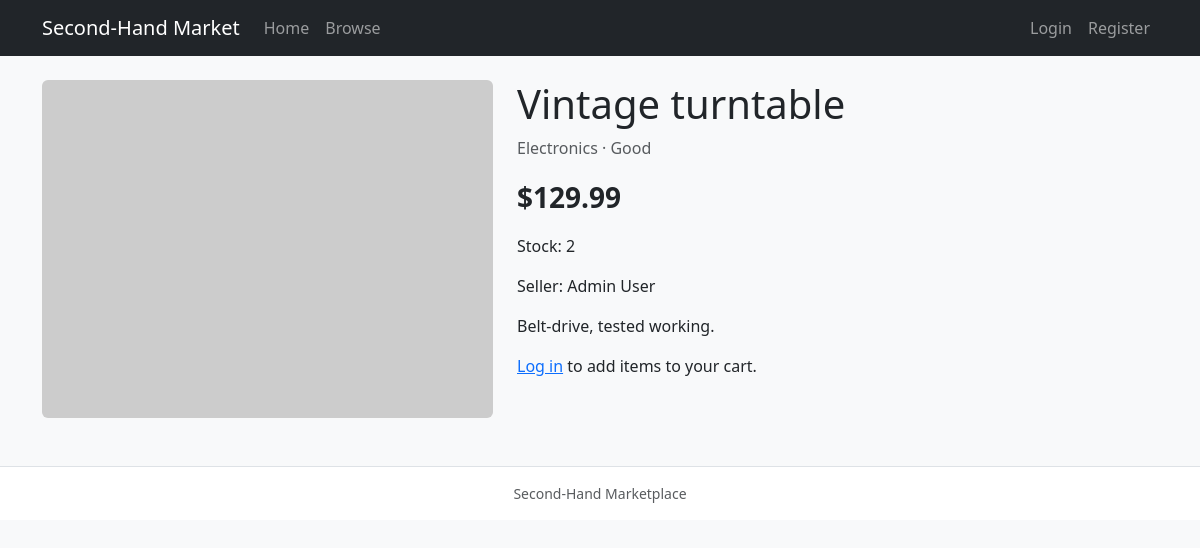
Screenshot of /product.php?id=1 with the database file from the repository.
### tables this page shows
CREATE TABLE products (
  id INT UNSIGNED AUTO_INCREMENT PRIMARY KEY,
  name VARCHAR(200) NOT NULL,
  description TEXT,
  price DECIMAL(10,2) NOT NULL,
  image_url VARCHAR(500) DEFAULT NULL,
  category VARCHAR(80) NOT NULL,
  `condition` VARCHAR(40) NOT NULL,
  stock INT UNSIGNED NOT NULL DEFAULT 0,
  seller_id INT UNSIGNED NOT NULL,
  created_at TIMESTAMP DEFAULT CURRENT_TIMESTAMP,
  CONSTRAINT fk_products_seller FOREIGN KEY (seller_id) REFERENCES users(id) ON DELETE CASCADE
);

CREATE TABLE users (
  id INT UNSIGNED AUTO_INCREMENT PRIMARY KEY,
  name VARCHAR(120) NOT NULL,
  email VARCHAR(255) NOT NULL UNIQUE,
  password_hash VARCHAR(255) NOT NULL,
  is_admin TINYINT(1) NOT NULL DEFAULT 0,
  created_at TIMESTAMP DEFAULT CURRENT_TIMESTAMP
);

### includes/product_image_upload.php (called while the page is built, shortened)
<?php
function product_image_url(?string $url): string
{
    if (str_starts_with($url, 'http://') || str_starts_with($url, 'https://')) {
        return $url;
    }
    return str_starts_with($url, '/') ? $url : '/' . $url;
}

### includes/auth.php (called while the page is built, shortened)
<?php
function current_user(): ?array
{
    return $_SESSION['user'] ?? null;
}

### product.php (the view, shortened to what this page needs)
<?php
require __DIR__ . '/includes/init.php';
$id = isset($_GET['id']) ? (int) $_GET['id'] : 0;
$stmt = $pdo->prepare(
    'SELECT p.*, u.name AS seller_name FROM products p JOIN users u ON u.id = p.seller_id WHERE p.id = ?'
);
$stmt->execute([$id]);
$p = $stmt->fetch();
require __DIR__ . '/includes/header.php';
?>
<div class="row">
  <div class="col-md-5">
    <?php if (!empty($p['image_url'])): ?>
    <img src="<?php echo htmlspecialchars(product_image_url($p['image_url'])); ?>" class="img-fluid rounded" alt="">
    <?php else: ?>
    <div class="bg-secondary-subtle rounded d-flex align-items-center justify-content-center" style="min-height:280px;">No image</div>
    <?php endif; ?>
  </div>
  <div class="col-md-7">
    <h1><?php echo htmlspecialchars($p['name']); ?></h1>
    <p class="text-muted"><?php echo htmlspecialchars($p['category']); ?> · <?php echo htmlspecialchars($p['condition']); ?></p>
    <p class="fs-3 fw-bold">$<?php echo number_format((float) $p['price'], 2); ?></p>
    <p>Stock: <?php echo (int) $p['stock']; ?></p>
    <p>Seller: <?php echo htmlspecialchars($p['seller_name']); ?></p>
    <div class="mb-3"><?php echo nl2br(htmlspecialchars((string) ($p['description'] ?? ''))); ?></div>
    <?php if (current_user()): ?>
      <?php if ((int) $p['stock'] < 1): ?>
      <p class="text-danger">Out of stock</p>
      <?php else: ?>
      <form method="post" action="cart_add.php" class="row g-2 align-items-end">
        <input type="hidden" name="product_id" value="<?php echo (int) $p['id']; ?>">
        <div class="col-auto">
          <label class="form-label" for="qty">Qty</label>
          <input type="number" class="form-control" id="qty" name="quantity" value="1" min="1" max="<?php echo (int) $p['stock']; ?>" required>
        </div>
        <div class="col-auto">
          <button type="submit" class="btn btn-primary">Add to cart</button>
        </div>
      </form>
      <?php endif; ?>
    <?php else: ?>
    <p><a href="login.php">Log in</a> to add items to your cart.</p>
    <?php endif; ?>
  </div>
</div>
<?php require __DIR__ . '/includes/footer.php'; ?>

### rows the page displays
products: name "Vintage turntable", category "Electronics", condition "Good", price "129.99", stock "2", seller.name "Admin User", description "Belt-drive, tested working."
